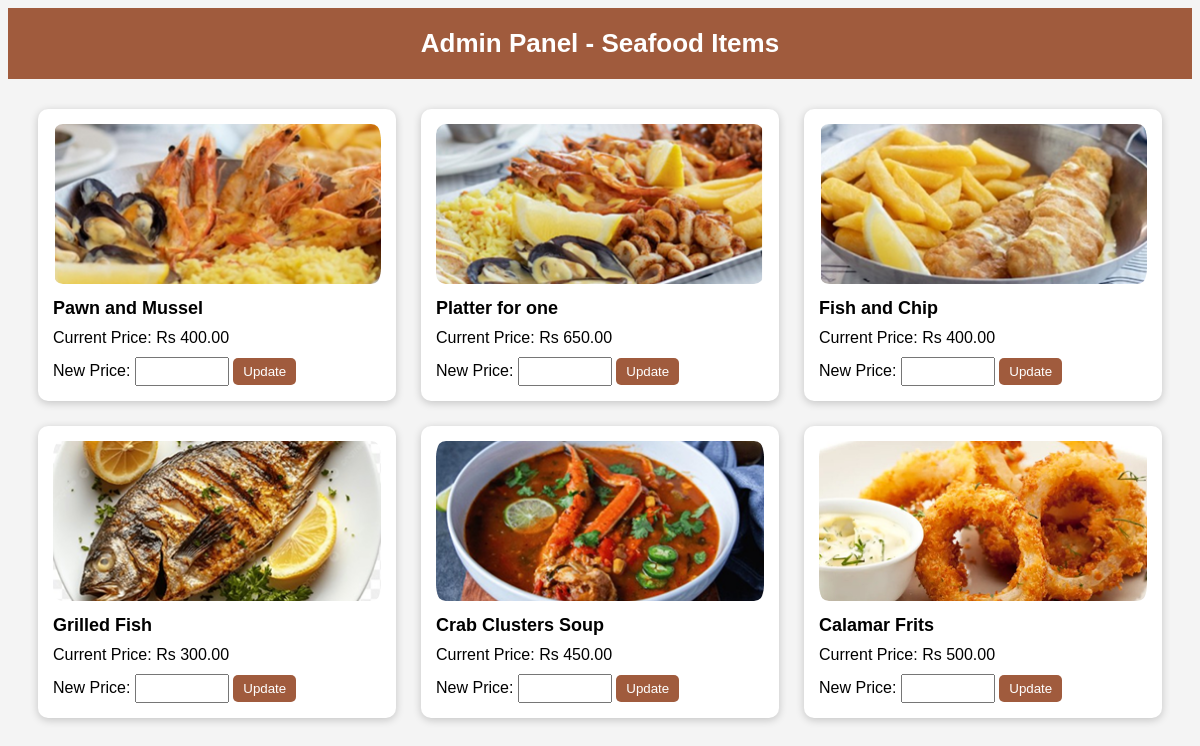
Page /admin_seafood.php on the committed database.
### tables this page shows
CREATE TABLE `item` (
  `Item_ID` int(11) NOT NULL,
  `Item_Name` varchar(100) DEFAULT NULL,
  `Item_Quantity` int(11) DEFAULT NULL,
  `Item_Price` decimal(10,2) DEFAULT NULL,
  `Item_Type` varchar(50) DEFAULT NULL,
  `Item_Image` varchar(255) DEFAULT NULL,
  `Restaurant_ID` int(11) DEFAULT NULL,
  `Item_Code` varchar(50) NOT NULL
);

### admin_seafood.php (the view, shortened to what this page needs)
<?php
include 'includes/db_connect.php';
$sql = "SELECT * FROM Item WHERE Item_Type = 'seafood'";
$stmt = $conn->prepare($sql);
$stmt->execute();
$items = $stmt->fetchAll(PDO::FETCH_ASSOC);
?>
<!DOCTYPE html>
<html>
<head>
</head>
<body>
<div class="header">Admin Panel - Seafood Items</div>
<div class="container">
<?php
foreach ($items as $row) {
    $itemID = $row['Item_ID'];
    $itemName = htmlspecialchars($row['Item_Name']);
    $itemPrice = htmlspecialchars($row['Item_Price']);
    $itemImage = htmlspecialchars($row['Item_Image']);
    $imagePath = "images/" . $itemImage;
    echo "
    <div class='card'>
        <img src='$imagePath' class='item-img'>
        <div class='item-name'>$itemName</div>
        <div class='price'>Current Price: Rs $itemPrice</div>
        <form action='update_price.php' method='POST'>
            <input type='hidden' name='item_id' value='$itemID'>
            New Price:
            <input type='number' name='new_price' required>
            <button type='submit'>Update</button>
        </form>
    </div>
    ";
}
?>
</div>
</body>
</html>

### admin_seafood.php (style rules this page uses)
body { font-family: Arial; background: #f4f4f4; }
.header { background: #a05b3d; padding: 20px; text-align: center; color: white; font-size: 26px; font-weight: bold; }
.container { display: grid; grid-template-columns: repeat(auto-fit, minmax(300px, 1fr)); gap: 25px; padding: 30px; }
.card { background: #fff; padding: 15px; border-radius: 10px; box-shadow: 0 2px 8px rgba(0,0,0,0.2); }
.item-img { width: 100%; height: 160px; object-fit: cover; border-radius: 10px; }
.item-name { font-size: 18px; font-weight: bold; margin-top: 10px; }
.price { margin: 10px 0; }
input { width: 80px; padding: 5px; }
button { padding: 6px 10px; background: #a05b3d; color: white; border: none; border-radius: 5px; cursor: pointer; }

### rows in the picture
item: Item_Image (picture), Item_Name "Pawn and Mussel", Item_Price "400.00"
item: Item_Image (picture), Item_Name "Platter for one", Item_Price "650.00"
item: Item_Image (picture), Item_Name "Fish and Chip", Item_Price "400.00"
item: Item_Image (picture), Item_Name "Grilled Fish", Item_Price "300.00"
item: Item_Image (picture), Item_Name "Crab Clusters Soup", Item_Price "450.00"
item: Item_Image (picture), Item_Name "Calamar Frits", Item_Price "500.00"
